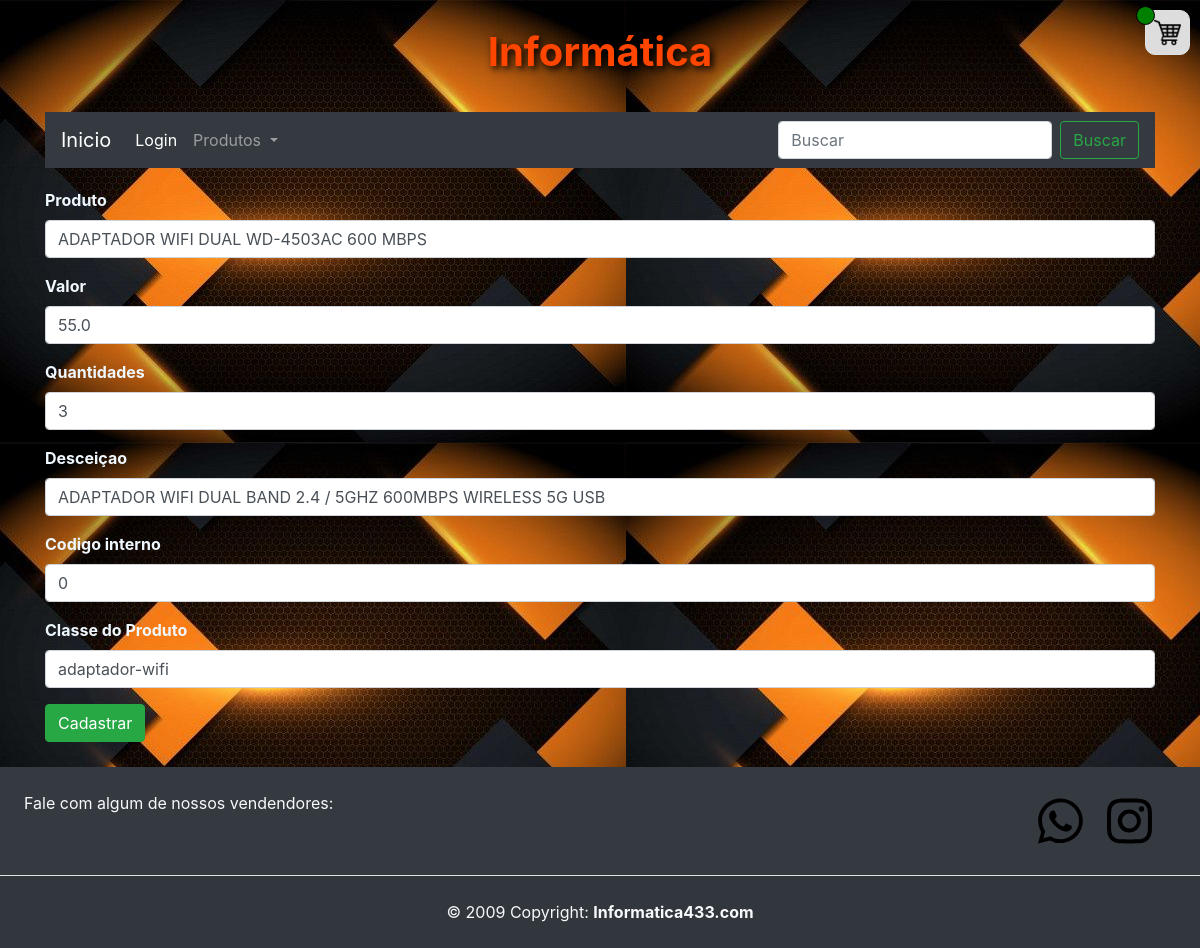
Before: /editar_produto/228 with the older database file.
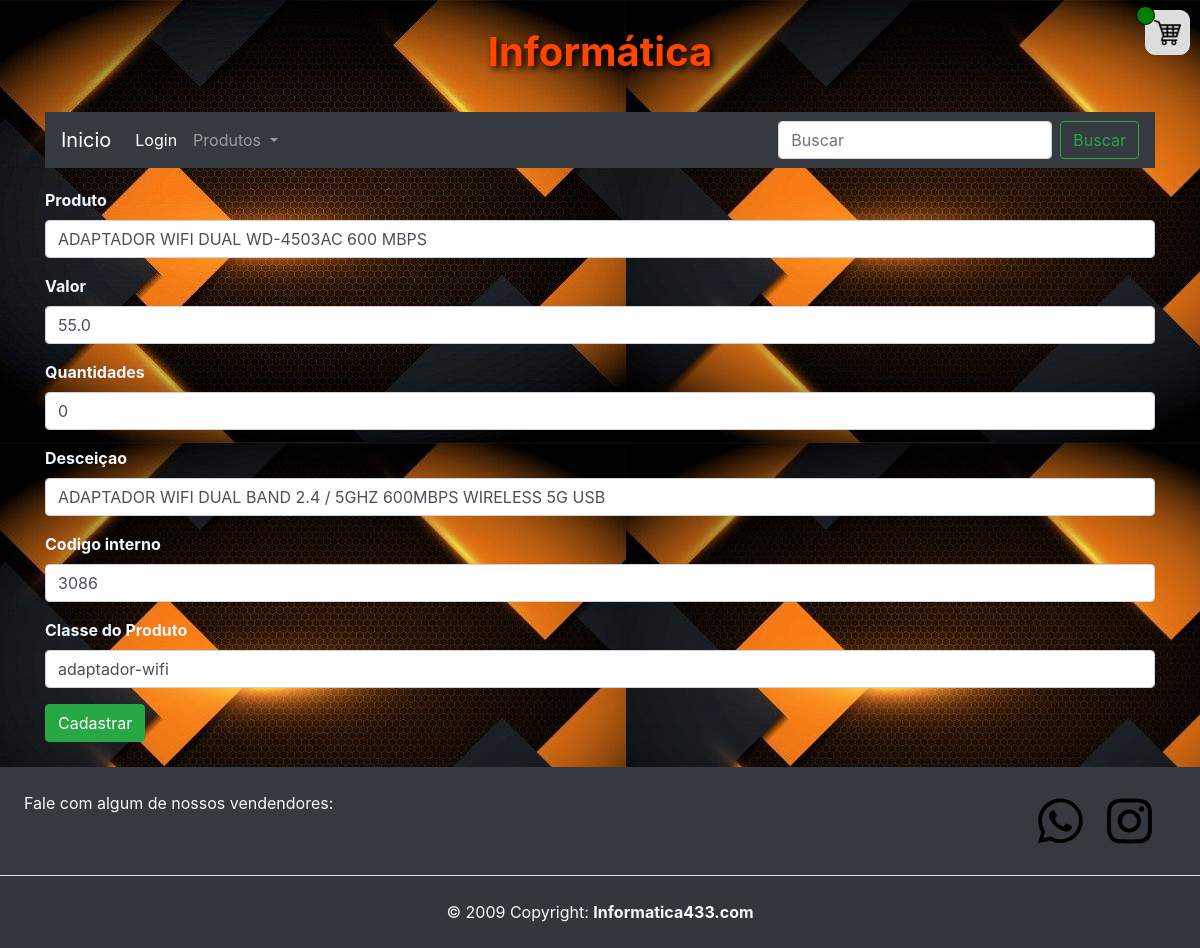
After: the same page with the newer database file.
### aulaGit/models.py (models this page shows)
class Produtos(models.Model):
    id = models.AutoField(primary_key=True)
    produto =  models.TextField(max_length=255)
    valor = models.FloatField()
    descricao = models.TextField(max_length=350)
    link_img = models.TextField(max_length=255)
    quantidades = models.IntegerField()
    classe =  models.TextField(max_length=255)
    codigo_interno = models.IntegerField()

### aulaGit/views.py (the view)
# urls.py: path('editar_produto/<int:id>',views.editar_produto,name="editar_produto"),
def editar_produto(request,id):
    produto = Produtos.objects.get(id=id)
    return render(request,'pg_produtos/editar_produto.html',{"produto":produto,"id":id})

### aulaGit/templates/pg_produtos/editar_produto.html (shortened to what this page needs)
{% extends 'home.html' %}
{% block content %}
<div class="container">
    <form action="{% url 'editado_sucesso' %}" method="POST">
        <div class="mb-3">
            <label for="formText" class="form-label color-label label_text_imput">Produto</label>
            <input class="form-control" type="text" id="formFile" name="produto" required value="{{produto.produto}}">
        </div>
        <div class="mb-3">
            <label for="formText" class="form-label color-label label_text_imput">Valor</label>
            <input class="form-control" type="text" id="formFile" name="valor" required value="{{produto.valor}}">
        </div>
        <div class="mb-3">
            <label for="formText" class="form-label color-label label_text_imput">Quantidades</label>
            <input class="form-control" type="text" id="formFile" name="quantidade" required
                value="{{produto.quantidades}}">
        </div>
        <div class="mb-3">
            <label for="formText" class="form-label color-label label_text_imput">Desceiçao</label>
            <input class="form-control" type="text" id="formFile" name="descricao" required
                value="{{produto.descricao}}">
        </div>
        <div class="mb-3">
            <label for="formText" class="form-label color-label label_text_imput">Codigo interno</label>
            <input class="form-control" type="text" id="formFile" name="codigo_interno" required
                value="{{produto.codigo_interno}}">
        </div>
        <div class="mb-3">
            <label for="formText" class="form-label color-label label_text_imput">Classe do Produto</label>
            <select class="form-control" name="classe">
                <option value="{{produto.classe}}" selected>{{produto.classe}}</option>
            </select>
        </div>
        <button type="submit" class="btn btn-success">Cadastrar</button>
    </form>
</div>
{% endblock %}

Changed rows visible on the page:
changed Produtos "ADAPTADOR WIFI DUAL WD-4503AC 600 MBPS": quantidade "3" → "0"; codigo_interno "0" → "3086"
